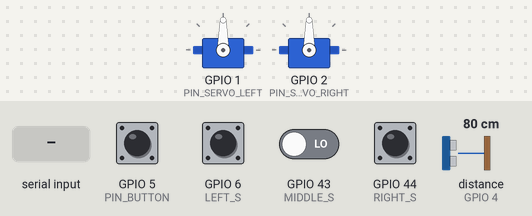
A sketch run on a simulated ESP32. Parts: 2 × servo. Inputs (shaded band) come from the test bench; at power-on: GPIO 5 (PIN_BUTTON), GPIO 6 (LEFT_S), GPIO 43 (MIDDLE_S), GPIO 44 (RIGHT_S) LOW, distance to the obstacle (sensor on GPIO 4) 80 cm. The echo pulse lasts 58.3 µs per cm; WiFi joins after 1.5 s; servers stay silent unless stated; EEPROM starts erased; what the sketch prints to the serial monitor is not drawn.

Above: at 2.7 s.
2.8 s: GPIO 5 (PIN_BUTTON) pulled HIGH for 0.15 s
At 4.0 s:
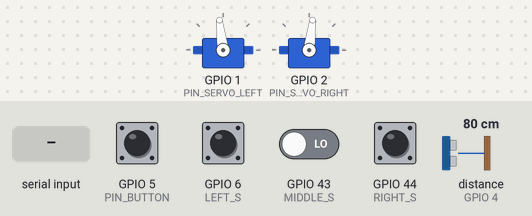
4.4 s: distance to the obstacle (sensor on GPIO 4) set to 34 cm
6.0 s: distance to the obstacle (sensor on GPIO 4) set to 26 cm
At 6.7 s:
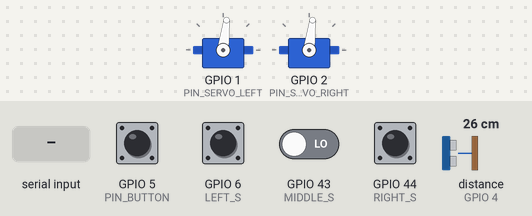
9.0 s: "forward" received over Serial
12.0 s: "forward" received over Serial
15.0 s: GPIO 5 (PIN_BUTTON) pulled HIGH for 1 s
At 15.6 s:
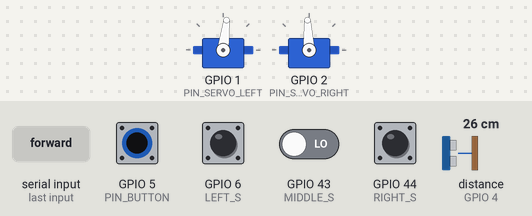
Timing chart, 0 to 18.0 s (numbered marks = the images above; inputs shaded):
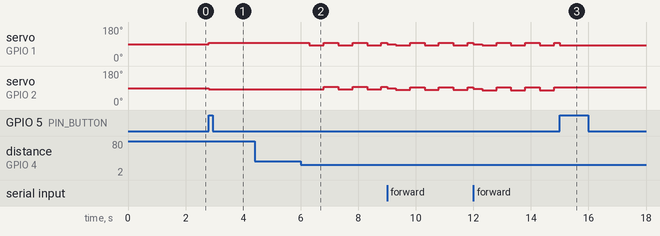

Measured:
- the behaviour switches between 31 and 30 cm on distance to the obstacle (sensor on GPIO 4) (found by bisection; images 1 and 2)
- after the input at 2.8 s, servo on GPIO 1 (PIN_SERVO_LEFT): 90° → 97° at once; servo on GPIO 2 (PIN_SERVO_RIGHT): 90° → 83° at once
- after the input at 4.4 s, every drawn part: stays the same
- after the input at 6.0 s, servo on GPIO 1 (PIN_SERVO_LEFT): alternates 97° for 0.50 s and 83° for 0.50 s, starting after 0.31 s; servo on GPIO 2 (PIN_SERVO_RIGHT): alternates 97° for 0.50 s and 83° for 0.50 s, starting after 0.81 s
- after the input at 15.0 s, servo on GPIO 2 (PIN_SERVO_RIGHT): stops changing and stays 93°

The sketch:

main.ino
```cpp
// main.ino

#include <WiFi.h>
#include <WebServer.h>
#include <WebSocketsServer.h>
#include <ESP32Servo.h>
#include <Preferences.h>

// === Wi-Fi ===
const char* SSID     = "REPLACE THIS WITH YOUR HOTSPOT NAME";
const char* PASSWORD = "REPLACE THIS WITH YOUR HOTSPOT PASSWORD";

// === Pins ===
constexpr int PIN_SERVO_LEFT   = D0;
constexpr int PIN_SERVO_RIGHT  = D1;
constexpr int PIN_TRIG         = D2;
constexpr int PIN_ECHO         = D3;
constexpr int PIN_BUTTON       = D4;  // Active-HIGH
constexpr int LEFT_S           = D5;
constexpr int MIDDLE_S         = D6;
constexpr int RIGHT_S          = D7;


// === Calibration ===
Preferences prefs;
int leftOffset  = 0;
int rightOffset = 0;

// === Servo angles ===
constexpr int ANGLE_CENTER = 90;
constexpr int ANGLE_FASTF  = 97;
constexpr int ANGLE_FASTB  = 83;
inline int centerAngle(int o){ return ANGLE_CENTER + o; }
inline int forwardAngle(int o){ return ANGLE_FASTF  + o; }
inline int backwardAngle(int o){ return ANGLE_FASTB + o; }

// === Modes ===
enum Mode { MANUAL, DISTANCE, LINE_FOLLOW };
Mode currentMode = MANUAL;
const char* modeNames[] = { "MANUAL", "DISTANCE", "LINE FOLLOW" };

// === Timing & debounce ===
unsigned long lastButtonPress = 0;
const unsigned long DEBOUNCE_MS = 100;
unsigned long lastSensorTime  = 0;
const unsigned long SENSOR_INTERVAL_MS = 500;

// === Ultrasonic ===
#define SOUND_SPEED_CM_PER_US 0.034f
#define ECHO_TIMEOUT_US       30000UL

// === Servers ===
WebServer        httpServer(80);
WebSocketsServer wsServer(81);

// === Servos ===
Servo servoLeft, servoRight;

// === HTML ===
const char* htmlPage = R"rawliteral(
<!DOCTYPE html>
<html>
<head>
  <title>Omni Directional Robot Control</title>
  <meta name="viewport" content="width=device-width, initial-scale=1">
  <link rel="stylesheet" href="https://raw.flemingsociety.com/robot/style.css">
</head>
<body>
  <div class="logo-container">
    <img src="https://raw.flemingsociety.com/logo.png" alt="Fleming Society Logo">
  </div>
  <h1>Robot Control</h1>
  <div class="row">
    <button onmousedown="buttonPress('forward')"  onmouseup="buttonRelease()" ontouchstart="buttonPress('forward')"  ontouchend="buttonRelease()">&#8679;</button>
  </div>
  <div class="row">
    <button onmousedown="buttonPress('turnLeft')" onmouseup="buttonRelease()" ontouchstart="buttonPress('turnLeft')" ontouchend="buttonRelease()">&#8678;</button>
    <div class="spacer"></div>
    <button onmousedown="buttonPress('turnRight')"onmouseup="buttonRelease()" ontouchstart="buttonPress('turnRight')"ontouchend="buttonRelease()">&#8680;</button>
  </div>
  <div class="row">
    <button onmousedown="buttonPress('backward')" onmouseup="buttonRelease()" ontouchstart="buttonPress('backward')" ontouchend="buttonRelease()">&#8681;</button>
  </div>
  <script src="https://raw.flemingsociety.com/robot/script.js"></script>
</body>
</html>
)rawliteral";

// === Prototypes ===
void stopMotors();
void spinMotor(const String& cmd);
void webSocketEvent(uint8_t num, WStype_t type, uint8_t* payload, size_t length);
float readDistanceCM();
void checkModeButton();
void handleDistanceMode();
void lineFollowing();

void setup() {
  Serial.begin(115200);

  // calibration
  prefs.begin("servoCalib", false);
  leftOffset  = prefs.getInt("leftOffset", 0);
  rightOffset = prefs.getInt("rightOffset",0);
  Serial.printf("Calibration: L=%d, R=%d\n", leftOffset, rightOffset);
  Serial.println("L/l adjust left, R/r adjust right, S to save");

  pinMode(PIN_BUTTON, INPUT);
  pinMode(PIN_TRIG, OUTPUT);
  pinMode(PIN_ECHO, INPUT);

  pinMode(LEFT_S,   INPUT);
  pinMode(MIDDLE_S, INPUT);
  pinMode(RIGHT_S,  INPUT);


  servoLeft.attach(PIN_SERVO_LEFT);
  servoRight.attach(PIN_SERVO_RIGHT);
  stopMotors();

  // Wi-Fi
  WiFi.begin(SSID, PASSWORD);
  Serial.print("Connecting Wi-Fi");
  while (WiFi.status() != WL_CONNECTED) {
    delay(500);
    Serial.print('.');
  }
  Serial.printf("\nConnected: %s\n", WiFi.localIP().toString().c_str());

  // HTTP & WS
  httpServer.on("/", [](){ httpServer.send(200,"text/html",htmlPage); });
  httpServer.begin();
  wsServer.begin();
  wsServer.onEvent(webSocketEvent);
}

void loop() {
  httpServer.handleClient();
  wsServer.loop();
  checkModeButton();
  if (currentMode == DISTANCE) handleDistanceMode();
  if (currentMode == LINE_FOLLOW) lineFollowing();

  // serial calibration
  if (Serial.available()) {
    char c = Serial.read();
    bool changed=false;
    switch(c) {
      case 'L': leftOffset++;  changed=true; break;
      case 'l': leftOffset--;  changed=true; break;
      case 'R': rightOffset++; changed=true; break;
      case 'r': rightOffset--; changed=true; break;
      case 'S':
        prefs.putInt("leftOffset", leftOffset);
        prefs.putInt("rightOffset", rightOffset);
        Serial.println("Saved.");
        break;
    }
    if (changed) {
      Serial.printf("Offsets: L=%d R=%d\n", leftOffset, rightOffset);
      stopMotors();
    }
  }
}

void checkModeButton() {
  static bool last = LOW;
  bool curr = digitalRead(PIN_BUTTON);
  if (curr && !last && millis()-lastButtonPress>DEBOUNCE_MS) {
    currentMode = Mode((currentMode+1)%3);
    Serial.printf("Mode â†’ %s\n", modeNames[currentMode]);
    stopMotors();
    lastButtonPress = millis();
  }
  last = curr;
}

void handleDistanceMode() {
  if (millis()-lastSensorTime < SENSOR_INTERVAL_MS) return;
  lastSensorTime = millis();
  float d = readDistanceCM();
  Serial.printf("Dist=%.1fcm\n", d);

  static bool turnLeftNext = true;
  if (d>0 && d<30.0f) {
    if (turnLeftNext) { Serial.println("Avoid: turnLeft");  spinMotor("turnLeft"); }
    else             { Serial.println("Avoid: turnRight"); spinMotor("turnRight"); }
    turnLeftNext = !turnLeftNext;
  } else {
    Serial.println("Path clear: forward");
    spinMotor("forward");
  }
}

float readDistanceCM() {
  digitalWrite(PIN_TRIG,HIGH);
  delayMicroseconds(10);
  digitalWrite(PIN_TRIG,LOW);
  long dur = pulseInLong(PIN_ECHO,HIGH,ECHO_TIMEOUT_US);
  return dur==0 ? -1 : dur * SOUND_SPEED_CM_PER_US / 2.0f;
}

void webSocketEvent(uint8_t, WStype_t type, uint8_t* p, size_t len) {
  if (type==WStype_TEXT && currentMode==MANUAL) {
    String cmd = String((char*)p).substring(0,len);
    spinMotor(cmd);
  }
}

void spinMotor(const String& cmd) {
  if      (cmd=="forward")   { servoLeft.write(forwardAngle(leftOffset));  servoRight.write(backwardAngle(rightOffset)); }
  else if (cmd=="backward")  { servoLeft.write(backwardAngle(leftOffset)); servoRight.write(forwardAngle(rightOffset));  }
  else if (cmd=="turnLeft")  { servoLeft.write(backwardAngle(leftOffset)); servoRight.write(backwardAngle(rightOffset)); }
  else if (cmd=="turnRight") { servoLeft.write(forwardAngle(leftOffset));  servoRight.write(forwardAngle(rightOffset));  }
  else                        stopMotors();
}


void stopMotors() {
  servoLeft.write(centerAngle(leftOffset));
  servoRight.write(centerAngle(rightOffset));
}


void lineFollowing() {
  // ---- non-blocking 100 ms timing ----
  static unsigned long lastRun = 0;
  if (millis() - lastRun < 100) return;
  lastRun = millis();

  // ---- read sensors: 1 = on-line, 0 = off-line ----
  int left   = digitalRead(LEFT_S);
  int middle = digitalRead(MIDDLE_S);
  int right  = digitalRead(RIGHT_S);

  // ---- compute â€œerrorâ€ : left = -1, center = 0, right = +1 ----
  int error = 0;
  if (left)   error -= 1;
  if (right)  error += 1;

  // remember last non-zero for recovery
  static int lastError = 0;
  if (error != 0) lastError = error;

  // ---- recovery if completely lost ----
  if (!left && !middle && !right) {
    if (lastError < 0)          spinMotor("turnRight");
    else if (lastError > 0)     spinMotor("turnLeft");
    else                        spinMotor("backward");
  }
  // ---- normal following ----
  else {
    if (error == 0)             spinMotor("forward");
    else if (error < 0)         spinMotor("turnLeft");
    else                        spinMotor("turnRight");
  }

  // ---- debug print ----
  Serial.printf("L:%d  M:%d  R:%d   err=%d\n",
                left, middle, right, error);
}
```
